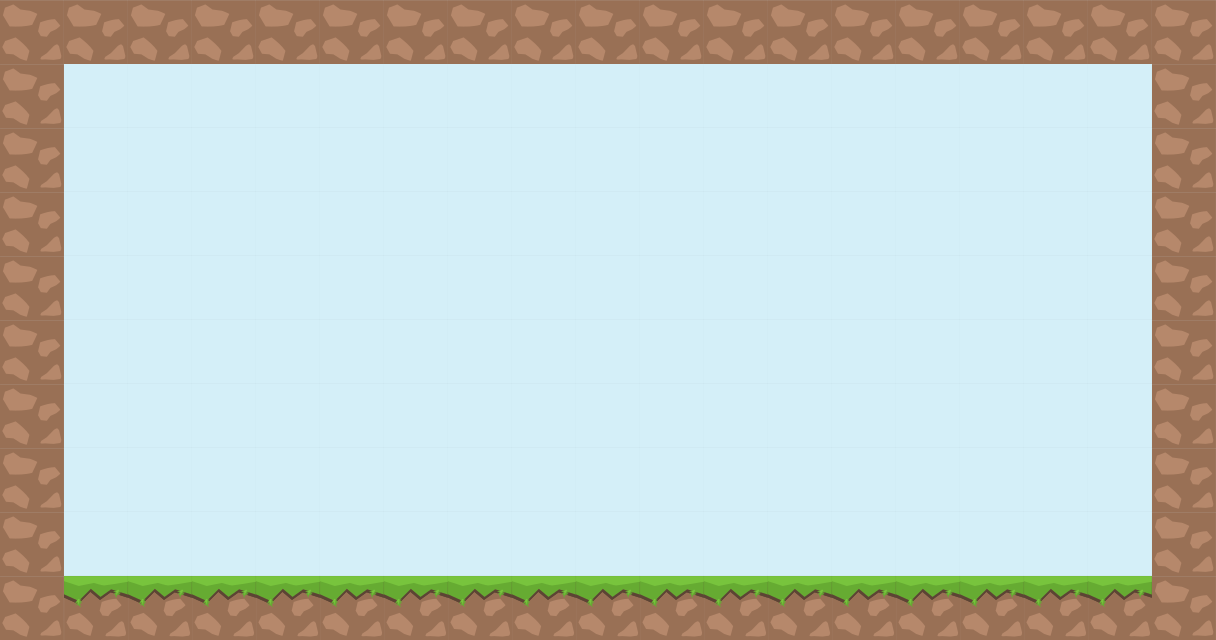

Below is a game level as drawn by its tile map, then a one-line description and the .tmx that defines it (tile-layer data replaced by summaries):
An orthogonal 19x10 tile map with 64x64 px tiles, 2 tile layers (backgrounds, graphics) and 3 objects.

<map version="1.0" tiledversion="1.0.2" orientation="orthogonal" renderorder="right-down" width="19" height="10" tilewidth="64" tileheight="64" nextobjectid="6">
 <tileset firstgid="1" source="tiles2.tsx" />
 <layer name="backgrounds" width="19" height="10">
  <data>[190 cells, 190 non-empty, 1 distinct tile ids]</data>
 </layer>
 <layer name="graphics" width="19" height="10">
  <data>[190 cells, 54 non-empty, 2 distinct tile ids]</data>
 </layer>
 <objectgroup name="blocks">
  <object id="1" x="-2" y="576" width="1218" height="64" />
  <object id="3" x="0" y="-10.6667" width="64" height="586.667" />
  <object id="5" x="1152" y="1.33333" width="64" height="573.333" />
 </objectgroup>
</map>
